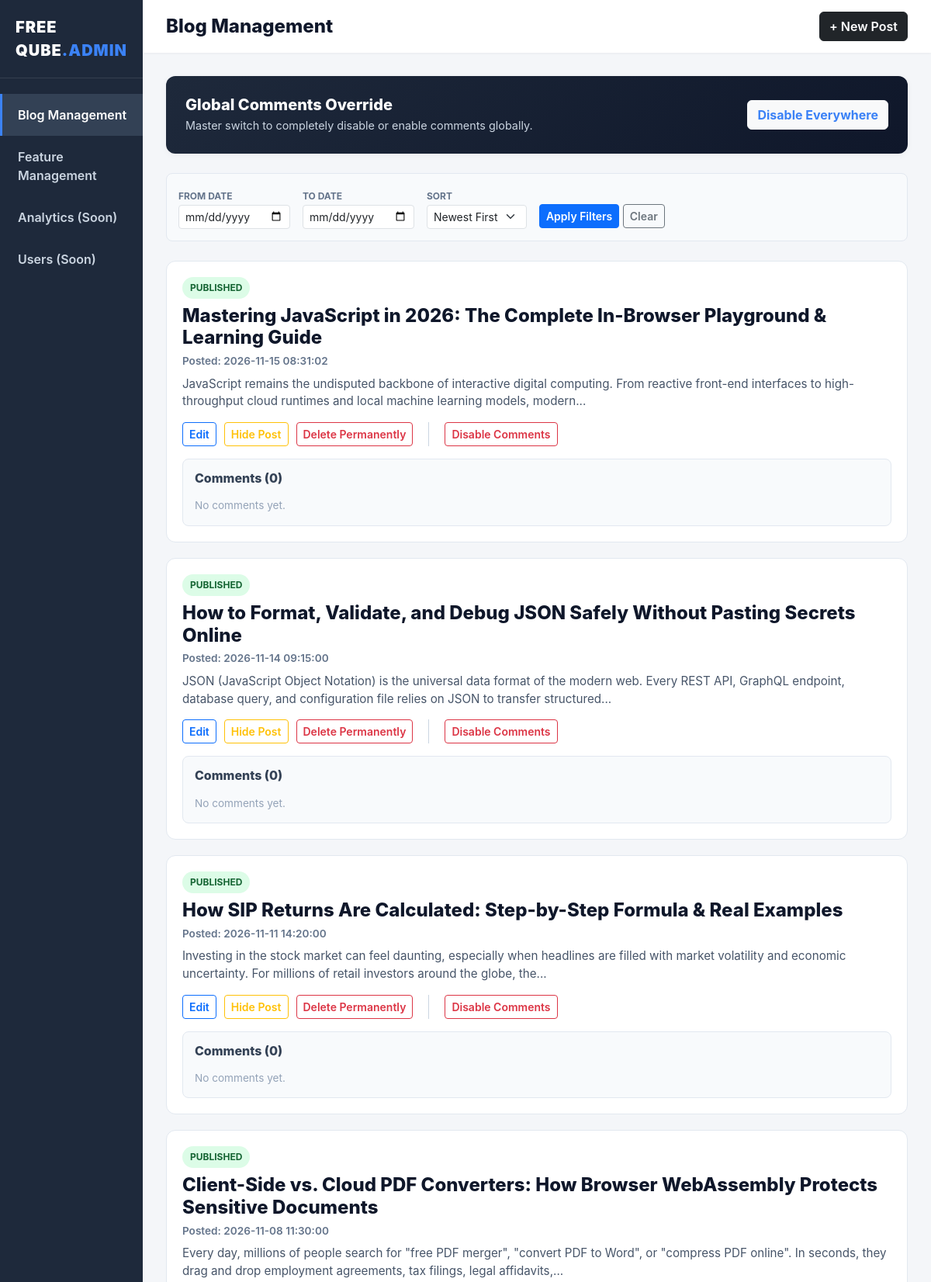
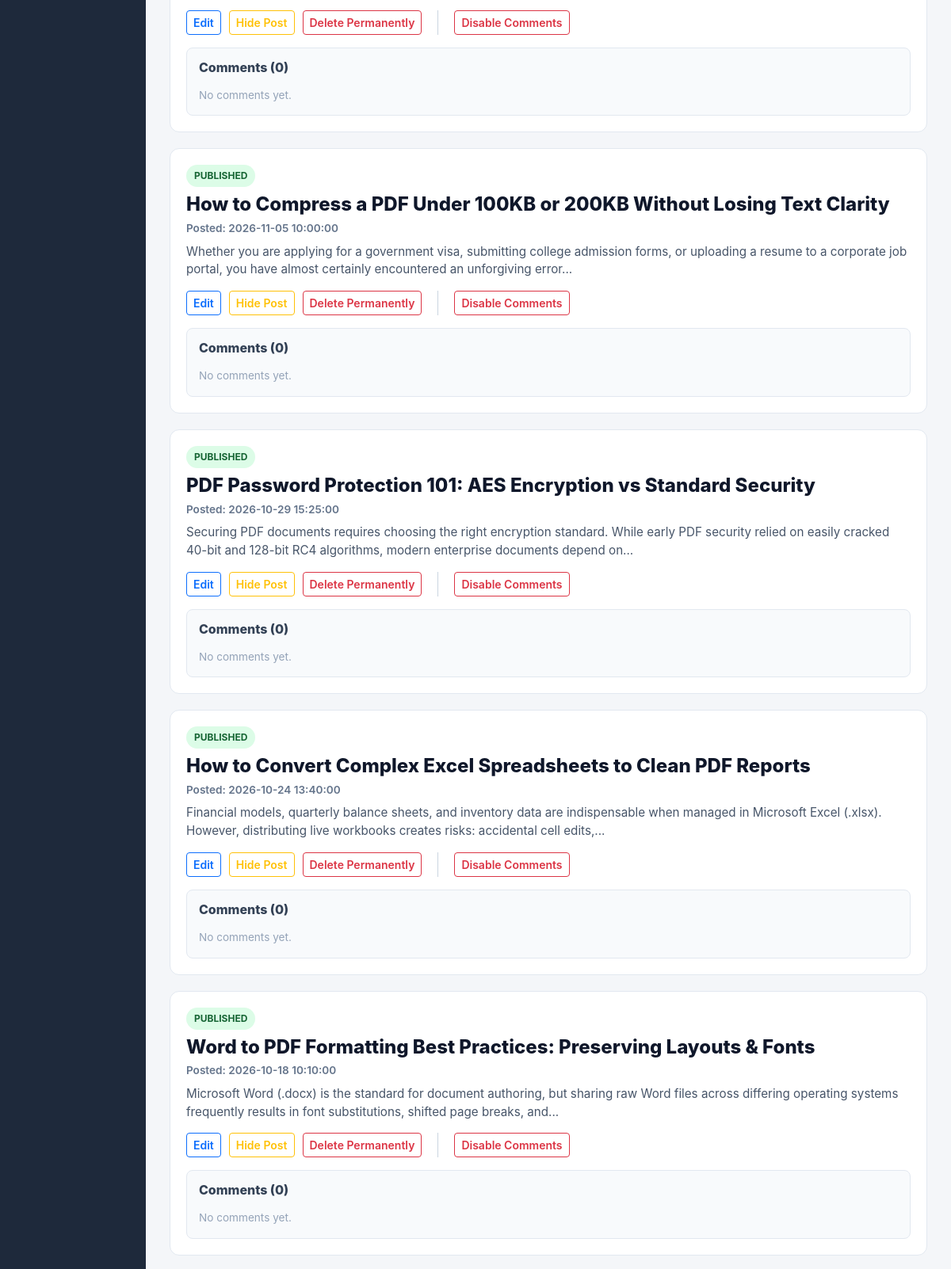
Screenshot of /admin/dashboard (signed in, upper part) with the database file from the repository (2 pictures, top to bottom).
### tables this page shows
CREATE TABLE blogs (
            id INTEGER PRIMARY KEY AUTOINCREMENT,
            title TEXT NOT NULL,
            slug TEXT UNIQUE NOT NULL,
            content TEXT NOT NULL,
            image_path TEXT,
            created_at TIMESTAMP DEFAULT CURRENT_TIMESTAMP
        , comments_enabled INTEGER DEFAULT 1, is_hidden INTEGER DEFAULT 0);

### routes/admin.py (the view)
@admin_bp.route('/dashboard', methods=['GET'])
def dashboard():
    if not session.get('admin_logged_in'):
        return redirect(url_for('admin.login'))
    conn = get_db_connection()
    c = conn.cursor()
    c.execute("SELECT value FROM settings WHERE key = 'global_comments_enabled'")
    row = c.fetchone()
    global_comments_enabled = (row['value'] == '1') if row else True
    c.execute("SELECT key, value FROM settings WHERE key LIKE 'feature_%'")
    f_rows = c.fetchall()
    feature_dict = {r['key']: (r['value'] == '1') for r in f_rows}
    features_grouped = []
    for group in FEATURE_GROUPS:
        grp = dict(group)
        grp['is_enabled'] = feature_dict.get(grp['key'], True)
        grp_children = []
        for child in grp.get('children', []):
            child_dict = dict(child) # VERY IMPORTANT: DO NOT USE 'c'
            child_dict['is_enabled'] = feature_dict.get(child_dict['key'], True)
            grp_children.append(child_dict)
        grp['children'] = grp_children
        features_grouped.append(grp)
    date_from = request.args.get('date_from')
    date_to = request.args.get('date_to')
    sort = request.args.get('sort', 'DESC')
    if sort not in ['ASC', 'DESC']: sort = 'DESC'
    query = "SELECT * FROM blogs"
    params = []
    conditions = []
    if date_from:
        conditions.append("date(created_at) >= ?")
        params.append(date_from)
    if date_to:
        conditions.append("date(created_at) <= ?")
        params.append(date_to)
    if conditions:
        query += " WHERE " + " AND ".join(conditions)
    query += f" ORDER BY created_at {sort}"
    c.execute(query, params)
    blogs_raw = c.fetchall()
    blogs = []
    for b in blogs_raw:
        blog_dict = dict(b)
        c.execute("SELECT * FROM comments WHERE blog_id = ? ORDER BY created_at ASC", (b['id'],))
        blog_dict['comments'] = c.fetchall()
        blogs.append(blog_dict)
    conn.close()
    active_tab = request.args.get('tab', 'blogs')
    return render_template('admin_dashboard.html',
                           blogs=blogs,
                           global_comments_enabled=global_comments_enabled,
                           features_grouped=features_grouped,
                           sort=sort,
                           date_from=date_from or '',
                           date_to=date_to or '',
                           active_tab=active_tab)

### app.py (called while the page is built)
@app.before_request
def handle_language_and_redirects():
    if request.path == '/health':
        return None
    if request.args.get('lang'):
        return redirect(request.path, code=301)
    g.lang = 'en'

@app.context_processor
def inject_translations():
    def t(key):
        if key in TRANSLATIONS and 'en' in TRANSLATIONS[key]:
            return TRANSLATIONS[key]['en']
        return key
    return dict(t=t, current_lang='en', supported_langs=SUPPORTED_LANGUAGES, year=2026)

@app.context_processor
def inject_features():
    try:
        conn = sqlite3.connect('blogs.db')
        conn.row_factory = sqlite3.Row
        c = conn.cursor()
        c.execute("SELECT key, value FROM settings WHERE key LIKE 'feature_%'")
        rows = c.fetchall()
        conn.close()
        features = defaultdict(lambda: True)
        for r in rows:
            features[r['key']] = (r['value'] == '1')
        return dict(features=features)
    except:
        return dict(features=defaultdict(lambda: True))

### routes/admin.py (called while the page is built)
def get_db_connection():
    conn = sqlite3.connect('blogs.db')
    conn.row_factory = sqlite3.Row
    return conn

### templates/admin_dashboard.html (shortened to what this page needs)
<!DOCTYPE html>
<html lang="en">
<head>
    <link href="https://cdn.jsdelivr.net/npm/bootstrap@5.3.0-alpha1/dist/css/bootstrap.min.css" rel="stylesheet">
    <link rel="stylesheet" href="https://cdnjs.cloudflare.com/ajax/libs/font-awesome/6.4.0/css/all.min.css">
    <link href="https://cdn.jsdelivr.net/npm/summernote@0.8.18/dist/summernote-lite.min.css" rel="stylesheet">
</head>
<body>
<div class="sidebar">
    <div class="sidebar-brand">FREE QUBE<span style="color:#3b82f6;">.ADMIN</span></div>
    <div style="flex-grow: 1; margin-top: 20px;" id="sidebarNav">
        <a class="nav-item {{ 'active' if active_tab == 'blogs' else '' }}" onclick="switchTab('blogs', this)">Blog Management</a>
        <a class="nav-item {{ 'active' if active_tab == 'features' else '' }}" onclick="switchTab('features', this)">Feature Management</a>
        <a class="nav-item">Analytics (Soon)</a>
        <a class="nav-item">Users (Soon)</a>
    </div>
</div>
<div class="main-content">
    <div id="tab-blogs" class="tab-section {{ 'active' if active_tab == 'blogs' else '' }}">
        <div class="topbar">
            <h4 style="margin: 0; font-weight: 800; color: #0f172a;">Blog Management</h4>
            <div>
                <button class="btn btn-dark" style="font-weight: 600;" data-bs-toggle="modal" data-bs-target="#createBlogModal">+ New Post</button>
            </div>
        </div>
        <div class="content-area">
            <div class="admin-card" style="background: linear-gradient(135deg, #1e293b 0%, #0f172a 100%); color: white; border: none;">
                <div class="d-flex justify-content-between align-items-center">
                    <div>
                        <h5 class="mb-1" style="font-weight: 800;">Global Comments Override</h5>
                        <p class="mb-0" style="font-size: 0.9rem; color: #cbd5e1;">Master switch to completely disable or enable comments globally.</p>
                    </div>
                    <button onclick="toggleGlobalComments()" class="btn btn-light" style="font-weight: 700; color: {{ '#3b82f6' if global_comments_enabled else '#ef4444' }}">
                        {{ 'Disable Everywhere' if global_comments_enabled else 'Enable Everywhere' }}
                    </button>
                </div>
            </div>
            <div class="controls-bar">
                <form method="GET" action="/admin/dashboard" class="d-flex gap-3 align-items-center w-100">
                    <div>
                        <label class="form-label" style="font-size: 0.75rem; font-weight: 700; color: #64748b; margin-bottom: 2px;">FROM DATE</label>
                        <input type="date" name="date_from" class="form-control form-control-sm" value="{{ date_from }}">
                    </div>
                    <div>
                        <label class="form-label" style="font-size: 0.75rem; font-weight: 700; color: #64748b; margin-bottom: 2px;">TO DATE</label>
                        <input type="date" name="date_to" class="form-control form-control-sm" value="{{ date_to }}">
                    </div>
                    <div>
                        <label class="form-label" style="font-size: 0.75rem; font-weight: 700; color: #64748b; margin-bottom: 2px;">SORT</label>
                        <select name="sort" class="form-select form-select-sm">
                            <option value="DESC" {% if sort == 'DESC' %}selected{% endif %}>Newest First</option>
                        </select>
                    </div>
                    <div class="mt-4">
                        <button type="submit" class="btn btn-sm btn-primary" style="font-weight: 600;">Apply Filters</button>
                        <a href="/admin/dashboard?tab=blogs" class="btn btn-sm btn-outline-secondary" style="font-weight: 600;">Clear</a>
                    </div>
                </form>
            </div>
            <div class="blog-row">
                {% for blog in blogs %}
                <div class="blog-item {{ 'hidden-blog' if blog.is_hidden else '' }}">
                    <div class="d-flex justify-content-between align-items-start mb-2">
                        <div>
                            <span class="badge-custom {{ 'badge-hidden' if blog.is_hidden else 'badge-visible' }} mb-2 d-inline-block">
                                {{ 'HIDDEN' if blog.is_hidden else 'PUBLISHED' }}
                            </span>
                            <h4 style="font-weight: 800; color: #0f172a; margin-bottom: 5px;">{{ blog.title }}</h4>
                            <div style="font-size: 0.85rem; color: #64748b; font-weight: 600;">Posted: {{ blog.created_at }}</div>
                        </div>
                    </div>
                    <p style="color: #475569; font-size: 0.95rem; margin-bottom: 15px;">{{ blog.content | striptags | truncate(200) }}</p>
                    <div class="blog-actions">
                        <button class="btn btn-sm btn-outline-primary" style="font-weight: 600;"
                            data-id="{{ blog.id }}"
                            data-title="{{ blog.title | escape }}"
                            data-content="{{ blog.content | escape }}"
                            data-image="{{ blog.image_path or '' }}"
                            onclick="openEditModal(this)">Edit</button>
                        <button class="btn btn-sm {{ 'btn-outline-success' if blog.is_hidden else 'btn-outline-warning' }}" style="font-weight: 600;" onclick="toggleVisibility({{ blog.id }})">
                            {{ 'Publish Post' if blog.is_hidden else 'Hide Post' }}
                        </button>
                        <button class="btn btn-sm btn-outline-danger" style="font-weight: 600;" onclick="deleteBlog({{ blog.id }})">Delete Permanently</button>
                        <button class="btn btn-sm {{ 'btn-outline-danger' if blog.comments_enabled else 'btn-outline-success' }}" style="font-weight: 600;" onclick="toggleComments({{ blog.id }})">
                            {{ 'Disable Comments' if blog.comments_enabled else 'Enable Comments' }}
                        </button>
                    </div>
                    <div class="mt-3" style="background: #f8fafc; border: 1px solid #e2e8f0; border-radius: 8px; padding: 15px;">
                        <h6 style="font-weight: 800; color: #334155; margin-bottom: 15px;">Comments ({{ blog.comments|length }})</h6>
                        {% for comment in blog.comments %}
                        <div class="d-flex justify-content-between align-items-center mb-2 pb-2" style="border-bottom: 1px solid #e2e8f0;">
                            <div style="font-size: 0.9rem;">
                                <strong style="color: #0f172a;">{{ comment.author_name }}:</strong> <span style="color: #475569;">{{ comment.content }}</span>
                                <div style="font-size: 0.75rem; color: #94a3b8;">{{ comment.created_at }}</div>
                            </div>
                            <button class="btn btn-sm btn-link text-danger" style="font-weight: 700; text-decoration: none;" onclick="deleteComment({{ comment.id }})">Delete</button>
                        </div>
                        {% else %}
                        <div style="font-size: 0.85rem; color: #94a3b8;">No comments yet.</div>
                        {% endfor %}
                    </div>
                </div>
                {% else %}
                <div class="text-center" style="padding: 60px; color: #64748b; border: 2px dashed #cbd5e1; border-radius: 12px;">
                    <h5>No blogs found.</h5>
                </div>
                {% endfor %}
            </div>
        </div>
    </div>
                </div>
</body>
</html>

### templates/admin_dashboard.html (style rules this page uses)
body { font-family: 'Inter', system-ui, sans-serif; background: #f4f6f9; color: #333; margin: 0; display: flex; height: 100vh; overflow: hidden; }
.sidebar { width: 260px; background: #1e293b; color: #fff; display: flex; flex-direction: column; }
.sidebar-brand { padding: 20px; font-weight: 900; font-size: 1.25rem; letter-spacing: 0.05em; border-bottom: 1px solid rgba(255,255,255,0.1); }
.nav-item { padding: 15px 20px; color: #cbd5e1; text-decoration: none; font-weight: 600; display: flex; align-items: center; border-left: 3px solid transparent; transition: 0.2s; cursor: pointer; }
.nav-item:hover, .nav-item.active { background: #334155; color: white; border-left-color: #3b82f6; }
.main-content { flex-grow: 1; display: flex; flex-direction: column; overflow-y: auto; }
.topbar { background: #fff; padding: 15px 30px; box-shadow: 0 1px 3px rgba(0,0,0,0.05); display: flex; justify-content: space-between; align-items: center; }
.content-area { padding: 30px; }
.tab-section { display: none; }
.tab-section.active { display: block; }
.admin-card { background: #fff; border-radius: 12px; box-shadow: 0 2px 10px rgba(0,0,0,0.04); padding: 25px; margin-bottom: 25px; border: 1px solid #e2e8f0; }
.controls-bar { background: #f8fafc; padding: 15px; border-radius: 8px; display: flex; gap: 15px; align-items: center; flex-wrap: wrap; margin-bottom: 25px; border: 1px solid #e2e8f0; }
.blog-row { display: flex; flex-direction: column; gap: 20px; }
.blog-item { background: #fff; border: 1px solid #e2e8f0; border-radius: 12px; padding: 20px; transition: 0.2s; position: relative; }
.blog-actions { display: flex; gap: 10px; margin-top: 15px; }
.badge-custom { padding: 5px 10px; border-radius: 20px; font-size: 0.75rem; font-weight: 700; }
.badge-visible { background: #dcfce7; color: #166534; }

### rows the page displays
blogs: is_hidden "PUBLISHED", title "Mastering JavaScript in 2026: The Complete In-Browser Playground & Learning Guide", created_at "2026-11-15 08:31:02", content "JavaScript remains the undisputed backbone of interactive digital computing. From reactive front-end interfaces to high-throughput cloud runtimes and local machine learning models, modern...", is_hidden "Hide Post", comments_enabled "Disable Comments", comments|length "0"
blogs: is_hidden "PUBLISHED", title "How to Format, Validate, and Debug JSON Safely Without Pasting Secrets Online", created_at "2026-11-14 09:15:00", content "JSON (JavaScript Object Notation) is the universal data format of the modern web. Every REST API, GraphQL endpoint, database query, and configuration file relies on JSON to transfer structured...", is_hidden "Hide Post", comments_enabled "Disable Comments", comments|length "0"
blogs: is_hidden "PUBLISHED", title "How SIP Returns Are Calculated: Step-by-Step Formula & Real Examples", created_at "2026-11-11 14:20:00", content "Investing in the stock market can feel daunting, especially when headlines are filled with market volatility and economic uncertainty. For millions of retail investors around the globe, the...", is_hidden "Hide Post", comments_enabled "Disable Comments", comments|length "0"
blogs: is_hidden "PUBLISHED", title "Client-Side vs. Cloud PDF Converters: How Browser WebAssembly Protects Sensitive Documents", created_at "2026-11-08 11:30:00", content "Every day, millions of people search for \"free PDF merger\", \"convert PDF to Word\", or \"compress PDF online\". In seconds, they drag and drop employment agreements, tax filings, legal affidavits,...", is_hidden "Hide Post", comments_enabled "Disable Comments", comments|length "0"
blogs: is_hidden "PUBLISHED", title "How to Compress a PDF Under 100KB or 200KB Without Losing Text Clarity", created_at "2026-11-05 10:00:00", content "Whether you are applying for a government visa, submitting college admission forms, or uploading a resume to a corporate job portal, you have almost certainly encountered an unforgiving error...", is_hidden "Hide Post", comments_enabled "Disable Comments", comments|length "0"
blogs: is_hidden "PUBLISHED", title "PDF Password Protection 101: AES Encryption vs Standard Security", created_at "2026-10-29 15:25:00", content "Securing PDF documents requires choosing the right encryption standard. While early PDF security relied on easily cracked 40-bit and 128-bit RC4 algorithms, modern enterprise documents depend on...", is_hidden "Hide Post", comments_enabled "Disable Comments", comments|length "0"
blogs: is_hidden "PUBLISHED", title "How to Convert Complex Excel Spreadsheets to Clean PDF Reports", created_at "2026-10-24 13:40:00", content "Financial models, quarterly balance sheets, and inventory data are indispensable when managed in Microsoft Excel (.xlsx). However, distributing live workbooks creates risks: accidental cell edits,...", is_hidden "Hide Post", comments_enabled "Disable Comments", comments|length "0"
blogs: is_hidden "PUBLISHED", title "Word to PDF Formatting Best Practices: Preserving Layouts & Fonts", created_at "2026-10-18 10:10:00", content "Microsoft Word (.docx) is the standard for document authoring, but sharing raw Word files across differing operating systems frequently results in font substitutions, shifted page breaks, and...", is_hidden "Hide Post", comments_enabled "Disable Comments", comments|length "0"
